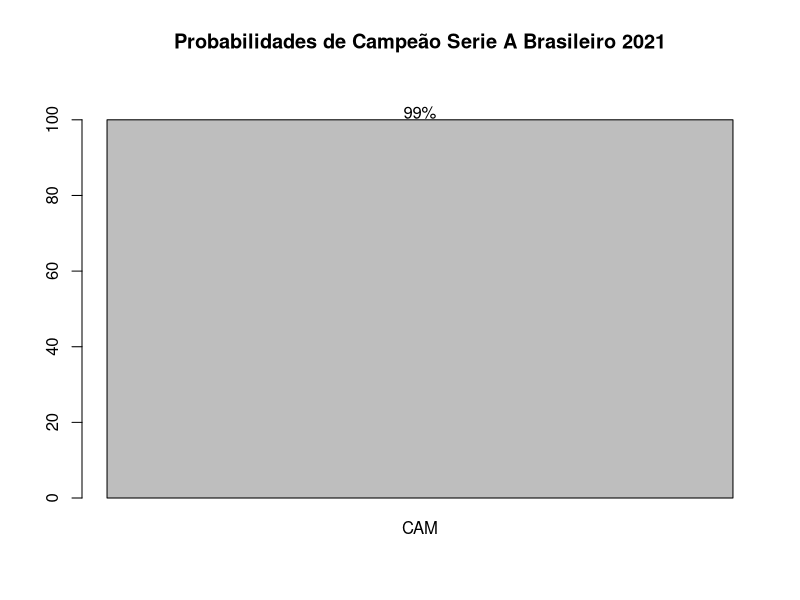
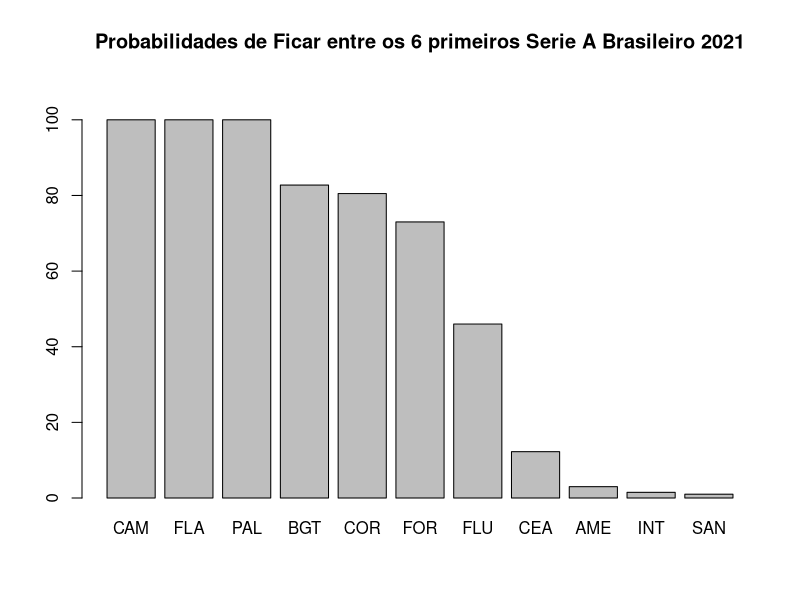
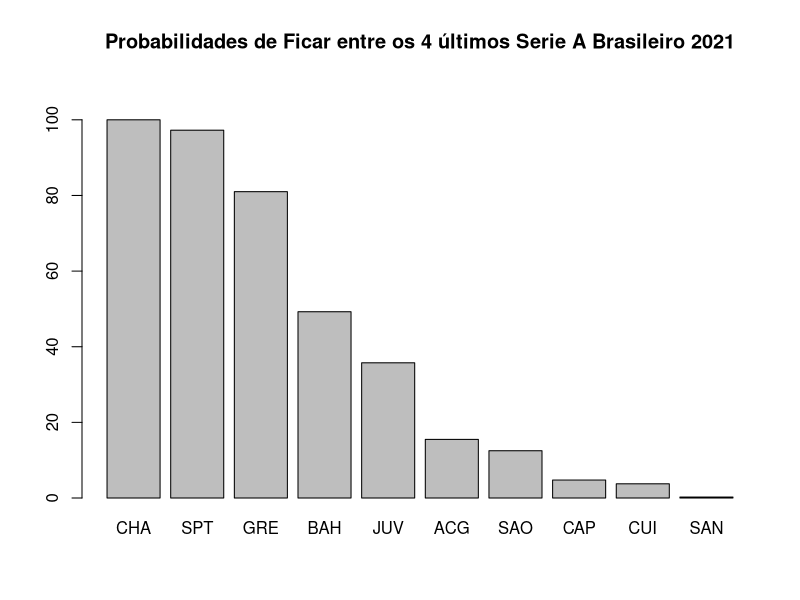

The R script that drew these images, in order: (Note: this script raises an error after producing the figures.)
###################################################################################################################
#
# ROTINA PARA GERAR PROBABILIDADES DOS CAMPEÕES DO BRASILEIRA - SERIE A
# Rotina em R
#
# AUTOR: VICTOR MAIA S. DELGADO (UFOP)
# e-mail: victor.delgado@ufop.edu.br (Victor)
# DATA da última versão: 25/11/2021
# CPU 1:      Desktop HP; processor i7-3770 @ 3.40GHz, RAM: 16.0 GB
#  OS 1:      Windows 7 Professional
# CPU 2:      ACER Aspire E5-573G; processor i7-5500U @ 2.40GHz, RAM: 8.0 GB
#  OS 2:      Windows 10 Home Single Language
# Versão R: 4.0.5(x64) 
#
# OBS.1: Rotina para gera as chances dos times de acordo com duas técnicas diferentes. 
# 		 Na primeira técnica, naïve, os pareamentos (qual time enfrenta qual) não importam.
#		 Com a segunda técnica, sofisticada, os resultados dos times no campeonado ate o presente momento possuem importância.
#		 Bem como qual time enfrenta qual, influencia chance de vitória ou não.
#		 No futuro pretende-se considerar o fator 'casa' para uma terceira técnica.
#		 Para maiores detalhes ou dúvidas entre em contato com o autor que aparece no e-mail acima.
# OBS.2: Essa Rotina foi gerada primordialmente no R 4.0.5 para Windows 7, 64 Bits, para rodá-la em outros sistemas operacionais alguns detalhes devem ser observados.
#
###################################################################################################################

# DADOS DE ENTRADA IMPORTANTES:

# Ordem alfabética dos times:

times <- c('America', 'Atletico GO', 'Atletico', 'Athletico', 'Bahia', 'Bragantino', 'Ceara', 'Chapecoense', 'Corinthians', 'Cuiaba',
	'Flamengo', 'Fluminense', 'Fortaleza', 'Gremio', 'Internacional', 'Juventude', 'Palmeiras', 'Santos', 
	'Sao Paulo', 'Sport')

# Abreviatura dos times:

abr <- c('AME', 'ACG', 'CAM', 'CAP', 'BAH', 'BGT', 'CEA', 'CHA', 'COR', 'CUI', 'FLA', 'FLU', 'FOR', 'GRE', 'INT', 'JUV', 'PAL', 'SAN', 'SAO', 'SPT')

# Pontos na rodada atual de acordo com a oderm alfabética

pontos <- c(45, 41, 75, 42, 37, 52, 49, 15, 53, 43, 67, 51, 52, 36, 47, 40, 59, 45, 42, 33)

# Vamos fazer uma tabela de acordo com a classificação:

tab <- data.frame(matrix(c(abr, pontos), nrow = 20, ncol = 2))
names(tab) <- c("equipe", "pontos")

# Para ordenar pelos pontos,
# Ainda não tem critério de desempate:

# AQUI há mais imputs importantes, repare que já está quase na ordem da tabela porém sem critério de desempate.

tab <- tab[order(tab[,2], decreasing = TRUE),]
rodadas <- c(34, 34, 35, 35, 34, 35, 35, 35, 35, 34, 35, 34, 34, 34, 34, 34, 33, 34, 34, 34)
vitorias <- c(23, 20, 18, 14, 13, 15, 14, 11, 12, 11, 11, 9, 12, 9, 9, 9, 9, 10, 8, 1)
empates <- c(6, 7, 5, 11, 13, 7, 9, 16, 11, 12, 12, 16, 6, 15, 14, 13, 10, 6, 9, 12)
derrotas <- rodadas - (vitorias + empates)

# Juntando na tabela:

tab <- cbind(tab, rodadas, vitorias, empates, derrotas)

# Reordenando com critério de vitórias como desempate:

tab <- tab[order(tab[,2], tab[,4], decreasing = TRUE),]
rownames(tab) <- 1:nrow(tab)

# Em alguns casos o critério de vitórias não é suficiente então para o Saldo de Gols, mais dois vetores de imputs:
# Atenção à ordem dos dados:

GP <- c(55, 66, 54, 38, 41, 50, 34, 38, 42, 35, 32, 31, 39, 26, 26, 33, 33, 35, 21, 27) # Gols Pro
GC <- c(24, 31, 42, 34, 43, 40, 34, 35, 38, 36, 38, 32, 43, 33, 34, 40, 43, 44, 33, 59) # Gols Contra
Saldo <- GP - GC

# Juntando na tabela do brasileirão:

tab <- cbind(tab, GP, GC, Saldo)

# Corrigindo o fato de que o valor dos pontos não ficou como número na minha tabela:

tab[,2] <- as.numeric(tab[,2])

# O aproveitamento pode ser obtido a partir dos dados:

Aproveitamento <- round(tab[,2]/(3*tab[,3]),3)
tab <- cbind(tab, Aproveitamento)

###################################################
#
# Vamos fazer listas das rodadas que ainda faltam:
#
###################################################

# Rodadas que ainda faltam (inclui as adiadas)

rodada_32 <- list(c('BAH', 'CAM', 'EMP'))

rodada_35 <- list(c('ACG', 'BAH', 'EMP'),
				  c('JUV', 'BGT', 'EMP'),
				  c('AME', 'CHA', 'EMP'),
				  c('GRE', 'SAO', 'EMP'),
				  c('CAP', 'CUI', 'EMP'),
				  c('SPT', 'FLA', 'EMP')
				  )

rodada_36 <- list(c('BAH', 'GRE', 'EMP'),
				  c('CHA', 'ACG', 'EMP'),
				  c('BGT', 'AME', 'EMP'),
				  c('SAO', 'SPT', 'EMP'),
				  c('COR', 'CAP', 'EMP'),
				  c('CAM', 'FLU', 'EMP'),
				  c('INT', 'SAN', 'EMP'),
				  c('FLA', 'CEA', 'EMP'),
				  c('CUI', 'PAL', 'EMP'),
				  c('FOR', 'JUV', 'EMP')
				  )

rodada_37 <- list(c('COR', 'GRE', 'EMP'),
				  c('CAM', 'BGT', 'EMP'),
				  c('BAH', 'FLU', 'EMP'),
				  c('INT', 'ACG', 'EMP'),
				  c('CEA', 'AME', 'EMP'),
				  c('SAO', 'JUV', 'EMP'),
				  c('CAP', 'PAL', 'EMP'),
				  c('FLA', 'SAN', 'EMP'),
				  c('CHA', 'SPT', 'EMP'),
				  c('CUI', 'FOR', 'EMP')
				  )

rodada_38 <- list(c('FLU', 'CHA', 'EMP'),
				  c('PAL', 'CEA', 'EMP'),
				  c('SAN', 'CUI', 'EMP'),
				  c('AME', 'SAO', 'EMP'),
				  c('GRE', 'CAM', 'EMP'),
				  c('FOR', 'BAH', 'EMP'),
				  c('SPT', 'CAP', 'EMP'),
				  c('BGT', 'INT', 'EMP'),
				  c('JUV', 'COR', 'EMP'),
				  c('ACG', 'FLA', 'EMP')
				  )

#####################################################
#
# Simulação Naïve (ingênua), 
# Considera as chances de vitória, derrota e empate 
# como sendo 1/3 para cada um dos times:
#
#####################################################

iter <- list(rodada_32, rodada_35, rodada_36, rodada_37, rodada_38)

# Número de simulações:

n <- 400

# Note que quanto mais rodadas precisarem ser simuladas o ideal é que esse número 'n' aumente de acordo.

resultados_naive <- matrix(0, nrow = 20, ncol = n)

for(i in 1:n)
{
	# Uma tabela sem GP, SC e Saldo nos será mais útil no momento:

	tab2 <- tab[,-c(7,8,9,10)]

	for(j in 1:5)
	{
	result <- lapply(iter[[j]], sample, size = 3)
		for(k in 1:length(result)){
			if(result[[k]][1] == "EMP"){
				tab2[tab2[,1] == result[[k]][2], 2:6] <- tab2[tab2[,1] == result[[k]][2], 2:6] + c(1,1,0,1,0)
				tab2[tab2[,1] == result[[k]][3], 2:6] <- tab2[tab2[,1] == result[[k]][3], 2:6] + c(1,1,0,1,0)
			}else{
				ganhou <- result[[k]][1]
				tab2[tab2[,1] == ganhou, 2:6] <- tab2[tab2[,1] == ganhou, 2:6] + c(3, 1, 1, 0, 0)
				perdeu <- which(result[[k]] == "EMP")
				perdeu <- result[[k]][-perdeu]
				perdeu <- perdeu[2]
				tab2[tab2[,1] == perdeu, 2:6] <- tab2[tab2[,1] == perdeu, 2:6] + c(0, 1, 0, 0, 1)
			}
		}
	}
tab3 <- tab2[order(tab2[,2], tab2[,4], decreasing = TRUE),]
resultados_naive[,i]  <- tab3[,1]
}

# Para obter as chances de campeão é só olhar quantas vezes cada time aparece na primeira linha:

chances_campeao <- (table(resultados_naive[1,])/n)*100
barplot(chances_campeao, main = "Probabilidades de Campeão Serie A Brasileiro 2021", ylim = c(0,110))
text(0.7, 102, "99%")
text(1.9, 4, "1%")

# Para ver as chances de ficar entre os 6 primeiros colocados:
# Olhar os times que ficam entre os 6 primeiros (Libertadores e Pré-liberda, independente da Copa do Brasil)

chances_libertadores <- sort((table(resultados_naive[1:6,])/n)*100, decreasing = TRUE)
barplot(chances_libertadores, main = "Probabilidades de Ficar entre os 6 primeiros Serie A Brasileiro 2021", ylim = c(0,110))

# Para o rebaixamento:
# Verificar entre os quatro últimos (Z4):

chances_rebaixamento <- sort((table(resultados_naive[17:20,])/n)*100, decreasing = TRUE)
barplot(chances_rebaixamento, main = "Probabilidades de Ficar entre os 4 últimos Serie A Brasileiro 2021", ylim = c(0,110))

#####################################################
#
# Simulação Sofisticada (Mais realista), 
# Considera as chances de vitória, derrota e de acordo com o aproveitamento 
#
#####################################################

prob_32 <- list(c(tab[tab[,1] == 'BAH',4]/tab[tab[,1] == 'BAH',3], tab[tab[,1] == 'CAM',4]/tab[tab[,1] == 'CAM',3], (tab[tab[,1] == 'BAH',5] + tab[tab[,1] == 'CAM',5])/(tab[tab[,1] == 'BAH',3] + tab[tab[,1] == 'CAM',3])))

prob_35 <- list(
c(tab[tab[,1] == 'ACG',4]/tab[tab[,1] == 'ACG',3], tab[tab[,1] == 'BAH',4]/tab[tab[,1] == 'BAH',3], (tab[tab[,1] == 'ACG',5] + tab[tab[,1] == 'BAH',5])/(tab[tab[,1] == 'ACG',3] + tab[tab[,1] == 'BAH',3])),
c(tab[tab[,1] == 'JUV',4]/tab[tab[,1] == 'JUV',3], tab[tab[,1] == 'BGT',4]/tab[tab[,1] == 'BGT',3], (tab[tab[,1] == 'JUV',5] + tab[tab[,1] == 'BGT',5])/(tab[tab[,1] == 'JUV',3] + tab[tab[,1] == 'BGT',3])),
c(tab[tab[,1] == 'AME',4]/tab[tab[,1] == 'AME',3], tab[tab[,1] == 'CHA',4]/tab[tab[,1] == 'CHA',3], (tab[tab[,1] == 'AME',5] + tab[tab[,1] == 'CHA',5])/(tab[tab[,1] == 'AME',3] + tab[tab[,1] == 'CHA',3])),
c(tab[tab[,1] == 'GRE',4]/tab[tab[,1] == 'GRE',3], tab[tab[,1] == 'SAO',4]/tab[tab[,1] == 'SAO',3], (tab[tab[,1] == 'GRE',5] + tab[tab[,1] == 'SAO',5])/(tab[tab[,1] == 'GRE',3] + tab[tab[,1] == 'SAO',3])),
c(tab[tab[,1] == 'CAP',4]/tab[tab[,1] == 'CAP',3], tab[tab[,1] == 'CUI',4]/tab[tab[,1] == 'CUI',3], (tab[tab[,1] == 'CAP',5] + tab[tab[,1] == 'CUI',5])/(tab[tab[,1] == 'CAP',3] + tab[tab[,1] == 'CUI',3])),
c(tab[tab[,1] == 'SPT',4]/tab[tab[,1] == 'SPT',3], tab[tab[,1] == 'FLA',4]/tab[tab[,1] == 'FLA',3], (tab[tab[,1] == 'SPT',5] + tab[tab[,1] == 'FLA',5])/(tab[tab[,1] == 'SPT',3] + tab[tab[,1] == 'FLA',3])))

prob_36 <- list(
c(tab[tab[,1] == 'BAH',4]/tab[tab[,1] == 'BAH',3], tab[tab[,1] == 'GRE',4]/tab[tab[,1] == 'GRE',3], (tab[tab[,1] == 'BAH',5] + tab[tab[,1] == 'GRE',5])/(tab[tab[,1] == 'BAH',3] + tab[tab[,1] == 'GRE',3])),
c(tab[tab[,1] == 'CHA',4]/tab[tab[,1] == 'CHA',3], tab[tab[,1] == 'ACG',4]/tab[tab[,1] == 'ACG',3], (tab[tab[,1] == 'CHA',5] + tab[tab[,1] == 'ACG',5])/(tab[tab[,1] == 'CHA',3] + tab[tab[,1] == 'ACG',3])),
c(tab[tab[,1] == 'BGT',4]/tab[tab[,1] == 'BGT',3], tab[tab[,1] == 'AME',4]/tab[tab[,1] == 'AME',3], (tab[tab[,1] == 'BGT',5] + tab[tab[,1] == 'AME',5])/(tab[tab[,1] == 'BGT',3] + tab[tab[,1] == 'AME',3])),
c(tab[tab[,1] == 'SAO',4]/tab[tab[,1] == 'SAO',3], tab[tab[,1] == 'SPT',4]/tab[tab[,1] == 'SPT',3], (tab[tab[,1] == 'SAO',5] + tab[tab[,1] == 'SPT',5])/(tab[tab[,1] == 'SAO',3] + tab[tab[,1] == 'SPT',3])),
c(tab[tab[,1] == 'COR',4]/tab[tab[,1] == 'COR',3], tab[tab[,1] == 'CAP',4]/tab[tab[,1] == 'CAP',3], (tab[tab[,1] == 'COR',5] + tab[tab[,1] == 'CAP',5])/(tab[tab[,1] == 'COR',3] + tab[tab[,1] == 'CAP',3])),
c(tab[tab[,1] == 'CAM',4]/tab[tab[,1] == 'CAM',3], tab[tab[,1] == 'FLU',4]/tab[tab[,1] == 'FLU',3], (tab[tab[,1] == 'CAM',5] + tab[tab[,1] == 'FLU',5])/(tab[tab[,1] == 'CAM',3] + tab[tab[,1] == 'FLU',3])),
c(tab[tab[,1] == 'INT',4]/tab[tab[,1] == 'INT',3], tab[tab[,1] == 'SAN',4]/tab[tab[,1] == 'SAN',3], (tab[tab[,1] == 'INT',5] + tab[tab[,1] == 'SAN',5])/(tab[tab[,1] == 'INT',3] + tab[tab[,1] == 'SAN',3])),
c(tab[tab[,1] == 'FLA',4]/tab[tab[,1] == 'FLA',3], tab[tab[,1] == 'CEA',4]/tab[tab[,1] == 'CEA',3], (tab[tab[,1] == 'FLA',5] + tab[tab[,1] == 'CEA',5])/(tab[tab[,1] == 'FLA',3] + tab[tab[,1] == 'CEA',3])),
c(tab[tab[,1] == 'CUI',4]/tab[tab[,1] == 'CUI',3], tab[tab[,1] == 'PAL',4]/tab[tab[,1] == 'PAL',3], (tab[tab[,1] == 'CUI',5] + tab[tab[,1] == 'PAL',5])/(tab[tab[,1] == 'CUI',3] + tab[tab[,1] == 'PAL',3])),
c(tab[tab[,1] == 'FOR',4]/tab[tab[,1] == 'FOR',3], tab[tab[,1] == 'JUV',4]/tab[tab[,1] == 'JUV',3], (tab[tab[,1] == 'FOR',5] + tab[tab[,1] == 'JUV',5])/(tab[tab[,1] == 'FOR',3] + tab[tab[,1] == 'JUV',3])))

prob_37 <- list(
c(tab[tab[,1] == 'COR',4]/tab[tab[,1] == 'COR',3], tab[tab[,1] == 'GRE',4]/tab[tab[,1] == 'GRE',3], (tab[tab[,1] == 'COR',5] + tab[tab[,1] == 'GRE',5])/(tab[tab[,1] == 'COR',3] + tab[tab[,1] == 'GRE',3])),
c(tab[tab[,1] == 'CAM',4]/tab[tab[,1] == 'CAM',3], tab[tab[,1] == 'BGT',4]/tab[tab[,1] == 'BGT',3], (tab[tab[,1] == 'CAM',5] + tab[tab[,1] == 'BGT',5])/(tab[tab[,1] == 'CAM',3] + tab[tab[,1] == 'BGT',3])),
c(tab[tab[,1] == 'BAH',4]/tab[tab[,1] == 'BAH',3], tab[tab[,1] == 'FLU',4]/tab[tab[,1] == 'FLU',3], (tab[tab[,1] == 'BAH',5] + tab[tab[,1] == 'FLU',5])/(tab[tab[,1] == 'BAH',3] + tab[tab[,1] == 'FLU',3])),
c(tab[tab[,1] == 'INT',4]/tab[tab[,1] == 'INT',3], tab[tab[,1] == 'ACG',4]/tab[tab[,1] == 'ACG',3], (tab[tab[,1] == 'INT',5] + tab[tab[,1] == 'ACG',5])/(tab[tab[,1] == 'INT',3] + tab[tab[,1] == 'ACG',3])),
c(tab[tab[,1] == 'CEA',4]/tab[tab[,1] == 'CEA',3], tab[tab[,1] == 'AME',4]/tab[tab[,1] == 'AME',3], (tab[tab[,1] == 'CEA',5] + tab[tab[,1] == 'AME',5])/(tab[tab[,1] == 'CEA',3] + tab[tab[,1] == 'AME',3])),
c(tab[tab[,1] == 'SAO',4]/tab[tab[,1] == 'SAO',3], tab[tab[,1] == 'JUV',4]/tab[tab[,1] == 'JUV',3], (tab[tab[,1] == 'SAO',5] + tab[tab[,1] == 'JUV',5])/(tab[tab[,1] == 'SAO',3] + tab[tab[,1] == 'JUV',3])),
c(tab[tab[,1] == 'CAP',4]/tab[tab[,1] == 'CAP',3], tab[tab[,1] == 'PAL',4]/tab[tab[,1] == 'PAL',3], (tab[tab[,1] == 'CAP',5] + tab[tab[,1] == 'PAL',5])/(tab[tab[,1] == 'CAP',3] + tab[tab[,1] == 'PAL',3])),
c(tab[tab[,1] == 'FLA',4]/tab[tab[,1] == 'FLA',3], tab[tab[,1] == 'SAN',4]/tab[tab[,1] == 'SAN',3], (tab[tab[,1] == 'FLA',5] + tab[tab[,1] == 'SAN',5])/(tab[tab[,1] == 'FLA',3] + tab[tab[,1] == 'SAN',3])),
c(tab[tab[,1] == 'CHA',4]/tab[tab[,1] == 'CHA',3], tab[tab[,1] == 'SPT',4]/tab[tab[,1] == 'SPT',3], (tab[tab[,1] == 'CHA',5] + tab[tab[,1] == 'SPT',5])/(tab[tab[,1] == 'CHA',3] + tab[tab[,1] == 'SPT',3])),
c(tab[tab[,1] == 'CUI',4]/tab[tab[,1] == 'CUI',3], tab[tab[,1] == 'FOR',4]/tab[tab[,1] == 'FOR',3], (tab[tab[,1] == 'CUI',5] + tab[tab[,1] == 'FOR',5])/(tab[tab[,1] == 'CUI',3] + tab[tab[,1] == 'FOR',3])))

prob_38 <- list(
c(tab[tab[,1] == 'FLU',4]/tab[tab[,1] == 'FLU',3], tab[tab[,1] == 'CHA',4]/tab[tab[,1] == 'CHA',3], (tab[tab[,1] == 'FLU',5] + tab[tab[,1] == 'CHA',5])/(tab[tab[,1] == 'FLU',3] + tab[tab[,1] == 'CHA',3])),
c(tab[tab[,1] == 'PAL',4]/tab[tab[,1] == 'PAL',3], tab[tab[,1] == 'CEA',4]/tab[tab[,1] == 'CEA',3], (tab[tab[,1] == 'PAL',5] + tab[tab[,1] == 'CEA',5])/(tab[tab[,1] == 'PAL',3] + tab[tab[,1] == 'CEA',3])),
c(tab[tab[,1] == 'SAN',4]/tab[tab[,1] == 'SAN',3], tab[tab[,1] == 'CUI',4]/tab[tab[,1] == 'CUI',3], (tab[tab[,1] == 'SAN',5] + tab[tab[,1] == 'CUI',5])/(tab[tab[,1] == 'SAN',3] + tab[tab[,1] == 'CUI',3])),
c(tab[tab[,1] == 'AME',4]/tab[tab[,1] == 'AME',3], tab[tab[,1] == 'SAO',4]/tab[tab[,1] == 'SAO',3], (tab[tab[,1] == 'AME',5] + tab[tab[,1] == 'SAO',5])/(tab[tab[,1] == 'AME',3] + tab[tab[,1] == 'SAO',3])),
c(tab[tab[,1] == 'GRE',4]/tab[tab[,1] == 'GRE',3], tab[tab[,1] == 'CAM',4]/tab[tab[,1] == 'CAM',3], (tab[tab[,1] == 'GRE',5] + tab[tab[,1] == 'CAM',5])/(tab[tab[,1] == 'GRE',3] + tab[tab[,1] == 'CAM',3])),
c(tab[tab[,1] == 'FOR',4]/tab[tab[,1] == 'FOR',3], tab[tab[,1] == 'BAH',4]/tab[tab[,1] == 'BAH',3], (tab[tab[,1] == 'FOR',5] + tab[tab[,1] == 'BAH',5])/(tab[tab[,1] == 'FOR',3] + tab[tab[,1] == 'BAH',3])),
c(tab[tab[,1] == 'SPT',4]/tab[tab[,1] == 'SPT',3], tab[tab[,1] == 'CAP',4]/tab[tab[,1] == 'CAP',3], (tab[tab[,1] == 'SPT',5] + tab[tab[,1] == 'CAP',5])/(tab[tab[,1] == 'SPT',3] + tab[tab[,1] == 'CAP',3])),
c(tab[tab[,1] == 'BGT',4]/tab[tab[,1] == 'BGT',3], tab[tab[,1] == 'INT',4]/tab[tab[,1] == 'INT',3], (tab[tab[,1] == 'BGT',5] + tab[tab[,1] == 'INT',5])/(tab[tab[,1] == 'BGT',3] + tab[tab[,1] == 'INT',3])),
c(tab[tab[,1] == 'JUV',4]/tab[tab[,1] == 'JUV',3], tab[tab[,1] == 'COR',4]/tab[tab[,1] == 'COR',3], (tab[tab[,1] == 'JUV',5] + tab[tab[,1] == 'COR',5])/(tab[tab[,1] == 'JUV',3] + tab[tab[,1] == 'COR',3])),
c(tab[tab[,1] == 'ACG',4]/tab[tab[,1] == 'ACG',3], tab[tab[,1] == 'FLA',4]/tab[tab[,1] == 'FLA',3], (tab[tab[,1] == 'ACG',5] + tab[tab[,1] == 'FLA',5])/(tab[tab[,1] == 'ACG',3] + tab[tab[,1] == 'FLA',3])))

# Juntando as probabilidades:

probs <- list(prob_02, prob_30, prob_32, prob_34, prob_35, prob_36, prob_37, prob_38)

Sprobs <- list()

for(i in 1:8){
	Sprobs[[i]] <- lapply(probs[[i]], sum)
}

probs_ls <- probs

aux1 <- c(1,2,3,4, rep(5,10), rep(6,10), rep(7,10), rep(8,10))
aux2 <- c(rep(1,4),rep(1:10,4))

for(i in 1:44){
	probs_ls[[aux1[i]]][[aux2[i]]] <- unlist(probs[[aux1[i]]][[aux2[i]]])/unlist(Sprobs[[aux1[i]]][[aux2[i]]])
}

resultados_sofisticado <- matrix(0, nrow = 20, ncol = n)

# Deixei o Loop mais eficiente:

result1 <- NULL

for(i in 1:n)
{
	# Uma tabela sem GP, SC e Saldo nos será mais útil no momento:

	tab2 <- tab[,-c(7,8,9,10)]

	for(j in 1:44)
	{
		result1 <- sample(iter[[aux1[j]]][[aux2[j]]], size = 3, prob = probs_ls[[aux1[j]]][[aux2[j]]])
		if(result1[1] == "EMP")
		{
			tab2[tab2[,1] == result1[2], 2:6] <- tab2[tab2[,1] == result1[2], 2:6] + c(1,1,0,1,0)
			tab2[tab2[,1] == result1[3], 2:6] <- tab2[tab2[,1] == result1[3], 2:6] + c(1,1,0,1,0)
		}else
		{
			ganhou <- result1[1]
			tab2[tab2[,1] == ganhou, 2:6] <- tab2[tab2[,1] == ganhou, 2:6] + c(3, 1, 1, 0, 0)
			perdeu <- which(result1 == "EMP")
			perdeu <- result1[-perdeu]
			perdeu <- perdeu[2]
			tab2[tab2[,1] == perdeu, 2:6] <- tab2[tab2[,1] == perdeu, 2:6] + c(0, 1, 0, 0, 1)
		}

	}	
tab3 <- tab2[order(tab2[,2], tab2[,4], decreasing = TRUE),]
resultados_sofisticado[,i]  <- tab3[,1]
}

# Para obter as chances de campeão é só olhar quantas vezes cada time aparece na primeira linha:

chances_campeao2 <- sort((table(resultados_sofisticado[1,])/n)*100, decreasing = TRUE)
barplot(chances_campeao2[1:2], main = "Probabilidades de Campeão Serie A Brasileiro 2021, Modelo Melhor", ylim = c(0,110), cex.main = 0.95)
text(0.7, 87, "83.25%")
text(1.9, 21, "16.75%")

# Para ver as chances de ficar entre os 6 primeiros colocados:
# Olhar os times que ficam entre os 6 primeiros (Libertadores e Pré-liberda, independente da Copa do Brasil)

chances_libertadores2 <- sort((table(resultados_sofisticado[1:4,])/n)*100, decreasing = TRUE)
barplot(chances_libertadores2, main = "Probabilidades de Ficar entre os 4 primeiros Serie A Brasileiro 2021", ylim = c(0,110))

chances_libertadores3 <- sort((table(resultados_sofisticado[1:6,])/n)*100, decreasing = TRUE)
barplot(chances_libertadores3, main = "Probabilidades de Ficar entre os 6 primeiros Serie A Brasileiro 2021", ylim = c(0,110))

# Para o rebaixamento:
# Verificar entre os quatro últimos (Z4):

chances_rebaixamento2 <- sort((table(resultados_sofisticado[17:20,])/n)*100, decreasing = TRUE)
barplot(chances_rebaixamento2[1:15], main = "Probabilidades de Ficar entre os 4 últimos Serie A Brasileiro 2021", ylim = c(0,110))

## FIM DA ROTINA!